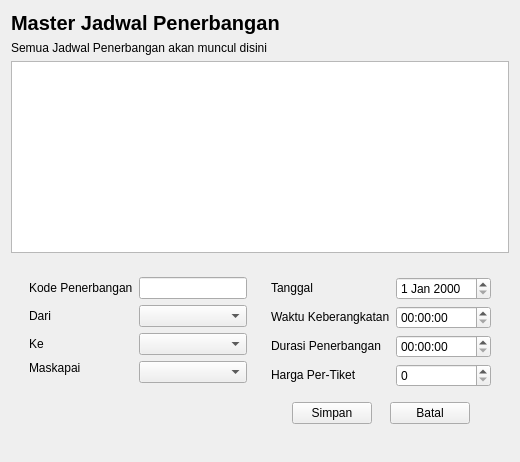
         <widget class="QWidget" name="masterjp">
          <layout class="QVBoxLayout" name="verticalLayout_5">
           <item>
            <widget class="QLabel" name="label_22">
             <property name="styleSheet">
              <string notr="true">font-size: 20px;
font-weight: bold;</string>
             </property>
             <property name="text">
              <string>Master Jadwal Penerbangan</string>
             </property>
            </widget>
           </item>
           <item>
            <widget class="QLabel" name="label_23">
             <property name="text">
              <string>Semua Jadwal Penerbangan akan muncul disini </string>
             </property>
            </widget>
           </item>
           <item>
            <widget class="QTableWidget" name="masterJpTable"/>
           </item>
           <item>
            <widget class="QWidget" name="widget_9" native="true">
             <property name="sizePolicy">
              <sizepolicy hsizetype="Expanding" vsizetype="Expanding">
               <horstretch>0</horstretch>
               <verstretch>0</verstretch>
              </sizepolicy>
             </property>
             <layout class="QHBoxLayout" name="horizontalLayout_4">
              <item>
               <widget class="QWidget" name="widget_10" native="true">
                <property name="sizePolicy">
                 <sizepolicy hsizetype="Expanding" vsizetype="Expanding">
                  <horstretch>0</horstretch>
                  <verstretch>0</verstretch>
                 </sizepolicy>
                </property>
                <layout class="QFormLayout" name="formLayout_2">
                 <item row="0" column="0">
                  <widget class="QLabel" name="label_14">
                   <property name="text">
                    <string>Kode Penerbangan</string>
                   </property>
                  </widget>
                 </item>
                 <item row="0" column="1">
                  <widget class="QLineEdit" name="inputKodepenerbangan">
                   <property name="sizePolicy">
                    <sizepolicy hsizetype="Maximum" vsizetype="Maximum">
                     <horstretch>0</horstretch>
                     <verstretch>0</verstretch>
                    </sizepolicy>
                   </property>
                   <property name="maximumSize">
                    <size>
                     <width>200</width>
                     <height>16777215</height>
                    </size>
                   </property>
                  </widget>
                 </item>
                 <item row="1" column="0">
                  <widget class="QLabel" name="label_15">
                   <property name="text">
                    <string>Dari</string>
                   </property>
                  </widget>
                 </item>
                 <item row="2" column="0">
                  <widget class="QLabel" name="label_16">
                   <property name="text">
                    <string>Ke</string>
                   </property>
                  </widget>
                 </item>
                 <item row="3" column="0">
                  <widget class="QLabel" name="label_17">
                   <property name="sizePolicy">
                    <sizepolicy hsizetype="Maximum" vsizetype="Maximum">
                     <horstretch>0</horstretch>
                     <verstretch>0</verstretch>
                    </sizepolicy>
                   </property>
                   <property name="text">
                    <string>Maskapai</string>
                   </property>
                  </widget>
                 </item>
                 <item row="1" column="1">
                  <widget class="QComboBox" name="cbDari">
                   <property name="maximumSize">
                    <size>
                     <width>200</width>
                     <height>16777215</height>
                    </size>
                   </property>
                  </widget>
                 </item>
                 <item row="2" column="1">
                  <widget class="QComboBox" name="cbKe">
                   <property name="maximumSize">
                    <size>
                     <width>200</width>
                     <height>16777215</height>
                    </size>
                   </property>
                  </widget>
                 </item>
                 <item row="3" column="1">
                  <widget class="QComboBox" name="cbMaskapai">
                   <property name="maximumSize">
                    <size>
                     <width>200</width>
                     <height>16777215</height>
                    </size>
                   </property>
                  </widget>
                 </item>
                </layout>
               </widget>
              </item>
              <item>
               <widget class="QWidget" name="widget_11" native="true">
                <property name="sizePolicy">
                 <sizepolicy hsizetype="Expanding" vsizetype="Expanding">
                  <horstretch>0</horstretch>
                  <verstretch>0</verstretch>
                 </sizepolicy>
                </property>
                <layout class="QGridLayout" name="gridLayout_6">
                 <item row="0" column="0">
                  <widget class="QLabel" name="label_18">
                   <property name="sizePolicy">
                    <sizepolicy hsizetype="Maximum" vsizetype="Maximum">
                     <horstretch>0</horstretch>
                     <verstretch>0</verstretch>
                    </sizepolicy>
                   </property>
                   <property name="text">
                    <string>Tanggal</string>
                   </property>
                  </widget>
                 </item>
                 <item row="0" column="1">
                  <widget class="QDateEdit" name="inputTanggal">
                   <property name="sizePolicy">
                    <sizepolicy hsizetype="Maximum" vsizetype="Fixed">
                     <horstretch>0</horstretch>
                     <verstretch>0</verstretch>
                    </sizepolicy>
                   </property>
                   <property name="maximumSize">
                    <size>
                     <width>150</width>
                     <height>16777215</height>
                    </size>
                   </property>
                  </widget>
                 </item>
                 <item row="1" column="0">
                  <widget class="QLabel" name="label_19">
                   <property name="sizePolicy">
                    <sizepolicy hsizetype="Maximum" vsizetype="Maximum">
                     <horstretch>0</horstretch>
                     <verstretch>0</verstretch>
                    </sizepolicy>
                   </property>
                   <property name="text">
                    <string>Waktu Keberangkatan</string>
                   </property>
                  </widget>
                 </item>
                 <item row="1" column="1">
                  <widget class="QTimeEdit" name="waktuKeberangkatan">
                   <property name="sizePolicy">
                    <sizepolicy hsizetype="Maximum" vsizetype="Fixed">
                     <horstretch>0</horstretch>
                     <verstretch>0</verstretch>
                    </sizepolicy>
                   </property>
                   <property name="maximumSize">
                    <size>
                     <width>150</width>
                     <height>16777215</height>
                    </size>
                   </property>
                  </widget>
                 </item>
                 <item row="2" column="0">
                  <widget class="QLabel" name="label_20">
                   <property name="sizePolicy">
                    <sizepolicy hsizetype="Maximum" vsizetype="Maximum">
                     <horstretch>0</horstretch>
                     <verstretch>0</verstretch>
                    </sizepolicy>
                   </property>
                   <property name="text">
                    <string>Durasi Penerbangan</string>
                   </property>
                  </widget>
                 </item>
                 <item row="2" column="1">
                  <widget class="QTimeEdit" name="durasiPenerbangan">
                   <property name="sizePolicy">
                    <sizepolicy hsizetype="Maximum" vsizetype="Fixed">
                     <horstretch>0</horstretch>
                     <verstretch>0</verstretch>
                    </sizepolicy>
                   </property>
                   <property name="maximumSize">
                    <size>
                     <width>150</width>
                     <height>16777215</height>
                    </size>
                   </property>
                  </widget>
                 </item>
                 <item row="3" column="0">
                  <widget class="QLabel" name="label_21">
                   <property name="sizePolicy">
                    <sizepolicy hsizetype="Maximum" vsizetype="Maximum">
                     <horstretch>0</horstretch>
                     <verstretch>0</verstretch>
                    </sizepolicy>
                   </property>
                   <property name="text">
                    <string>Harga Per-Tiket</string>
                   </property>
                  </widget>
                 </item>
                 <item row="3" column="1">
                  <widget class="QSpinBox" name="inputHargatiket">
                   <property name="sizePolicy">
                    <sizepolicy hsizetype="Maximum" vsizetype="Preferred">
                     <horstretch>0</horstretch>
                     <verstretch>0</verstretch>
                    </sizepolicy>
                   </property>
                   <property name="maximumSize">
                    <size>
                     <width>150</width>
                     <height>16777215</height>
                    </size>
                   </property>
                  </widget>
                 </item>
                 <item row="4" column="0" colspan="2">
                  <widget class="QWidget" name="widget_12" native="true">
                   <property name="sizePolicy">
                    <sizepolicy hsizetype="Preferred" vsizetype="Preferred">
                     <horstretch>0</horstretch>
                     <verstretch>0</verstretch>
                    </sizepolicy>
                   </property>
                   <layout class="QGridLayout" name="gridLayout">
                    <item row="0" column="1">
                     <widget class="QPushButton" name="pushButton_7">
                      <property name="sizePolicy">
                       <sizepolicy hsizetype="Maximum" vsizetype="Fixed">
                        <horstretch>0</horstretch>
                        <verstretch>0</verstretch>
                       </sizepolicy>
                      </property>
                      <property name="text">
                       <string>Batal</string>
                      </property>
                     </widget>
                    </item>
                    <item row="0" column="0">
                     <widget class="QPushButton" name="pushButton_5">
                      <property name="sizePolicy">
                       <sizepolicy hsizetype="Maximum" vsizetype="Fixed">
                        <horstretch>0</horstretch>
                        <verstretch>0</verstretch>
                       </sizepolicy>
                      </property>
                      <property name="text">
                       <string>Simpan</string>
                      </property>
                     </widget>
                    </item>
                   </layout>
                  </widget>
                 </item>
                </layout>
               </widget>
              </item>
             </layout>
            </widget>
           </item>
          </layout>
         </widget>
